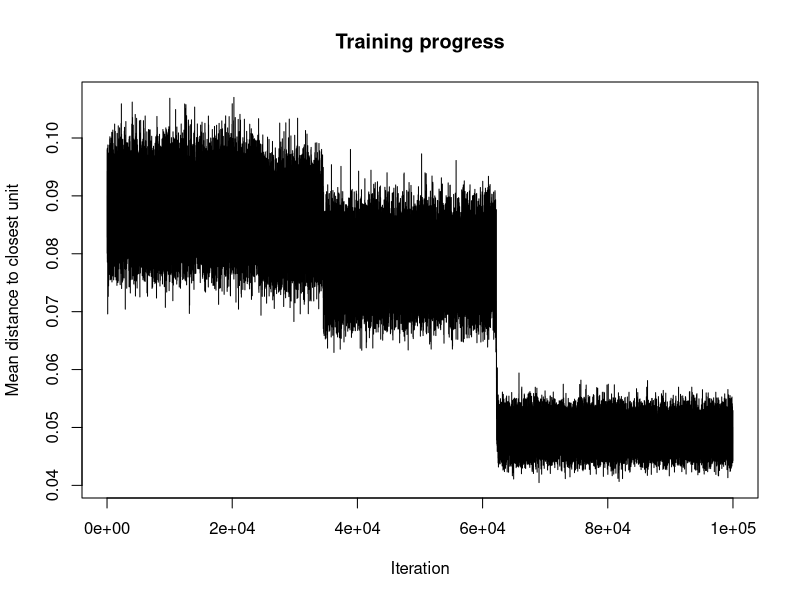
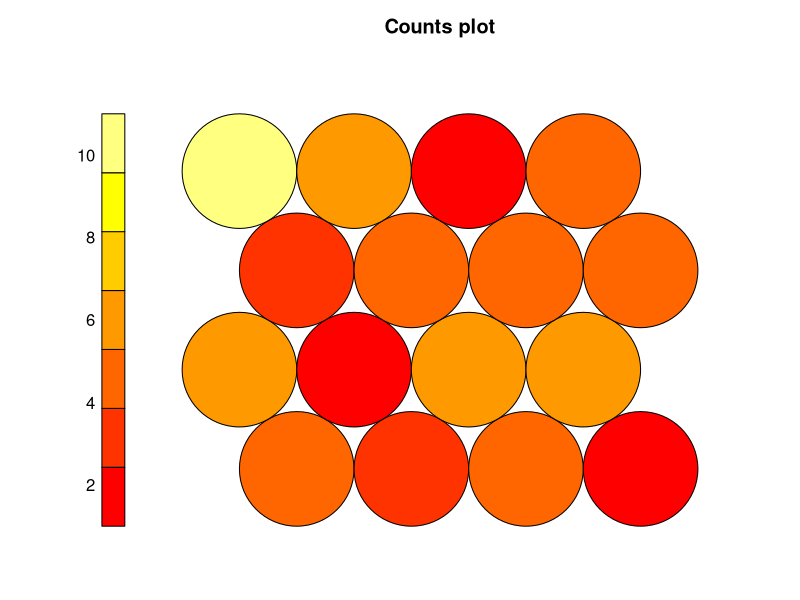
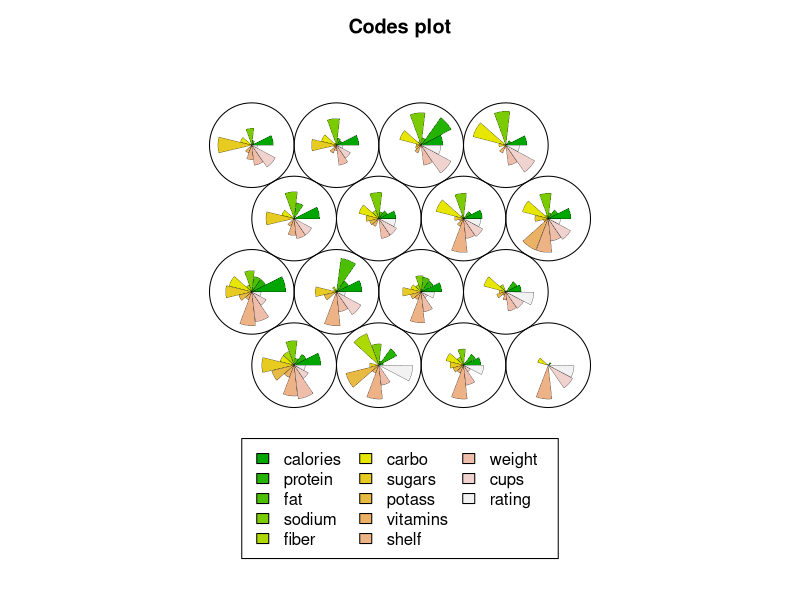
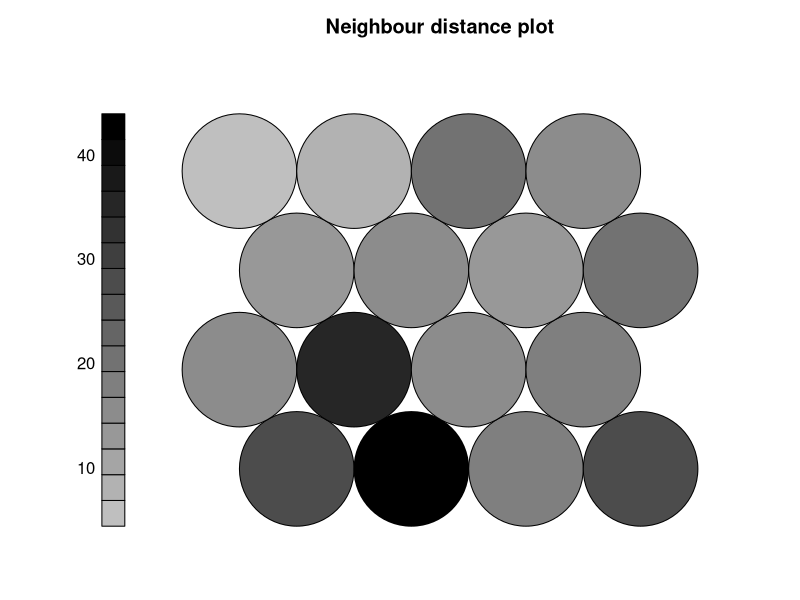
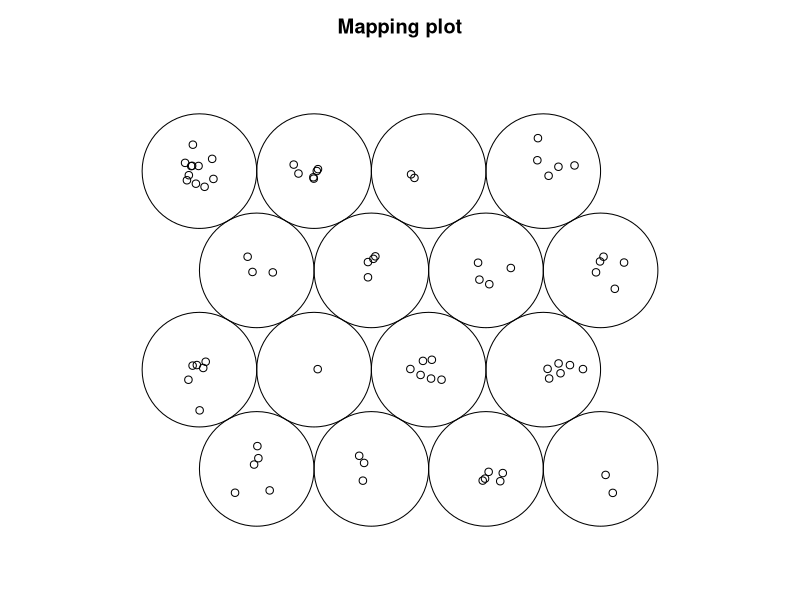
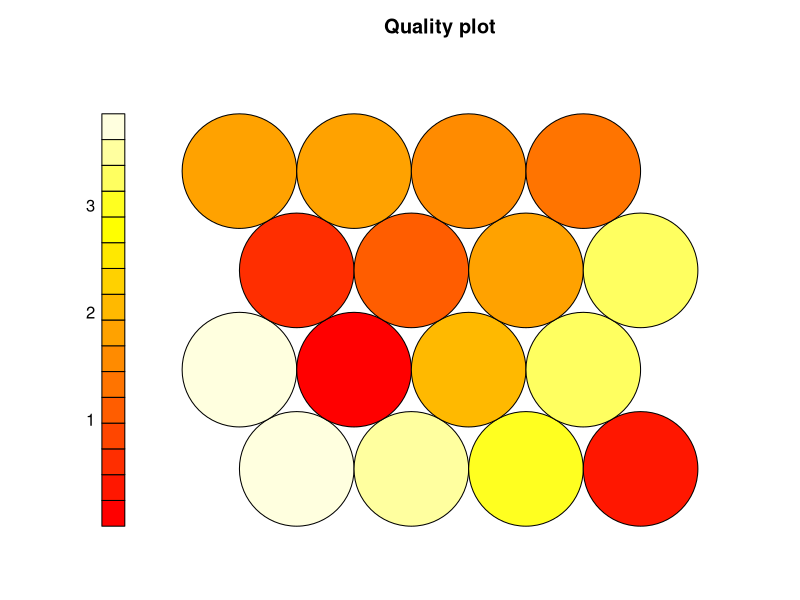
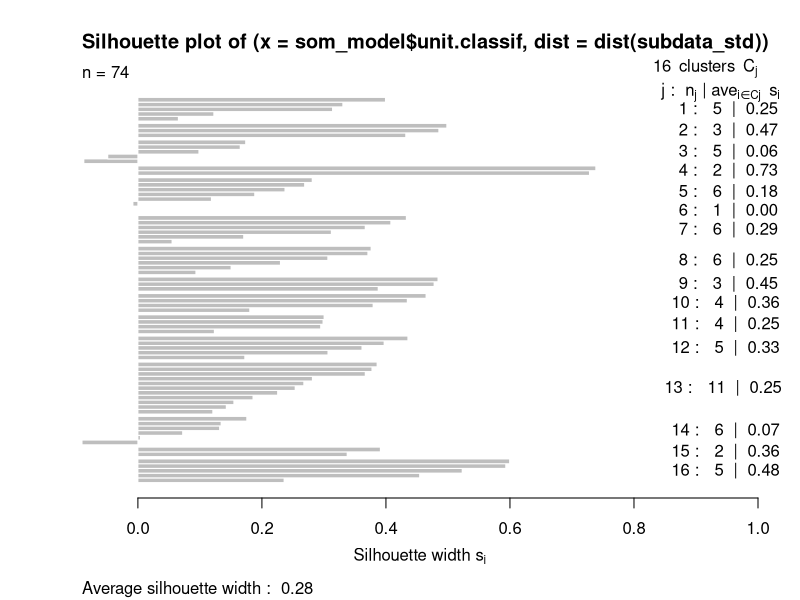
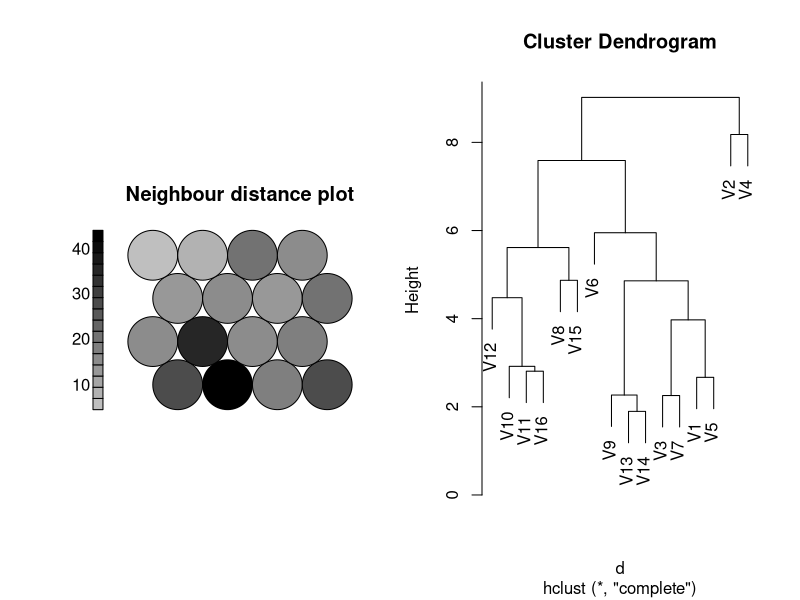

Source code (R) for these figures, in order:
library(kohonen)
library(cluster)
library(stats)

data <- read.csv("cereal_calories_cleaned.csv", header = TRUE)
subdata<-data[,4:16] # Excluding the columns 'name', 'mfr', 'type'
subdata_std<-scale(subdata,center=TRUE,scale=TRUE)

# SOM Classification
som_model<-som(subdata_std,somgrid(4,4,"hexagonal"),rlen=100000)

# Plot SOM Results
plot(som_model,type="changes")
plot(som_model,type="counts")
plot(som_model,type="codes")

shadesOfGrey<-colorRampPalette(c("grey75","grey0"))
plot(som_model,type="dist.neighbours", palette.name = shadesOfGrey)
plot(som_model,type="mapping")
plot(som_model,type="quality")
names(som_model)

# Plot Silhouette
sil<-silhouette(som_model$unit.classif,dist(subdata_std))
windows()
plot(sil)

# Hiarchial Clustering using the Trained Neurons
d<-dist(som_model[["codes"]][[1]])
results<-hclust(d)
par(mfrow = c(1, 2))
plot(som_model,type="dist.neighbours", palette.name = shadesOfGrey)
plot(results)


# Cutting dendogram by setting k
results_k_cut = cutree(results, k = 2:5)

# Cutting dendograms by setting height
results_h_cut = cutree(results, h = tail(results$height, 5))
